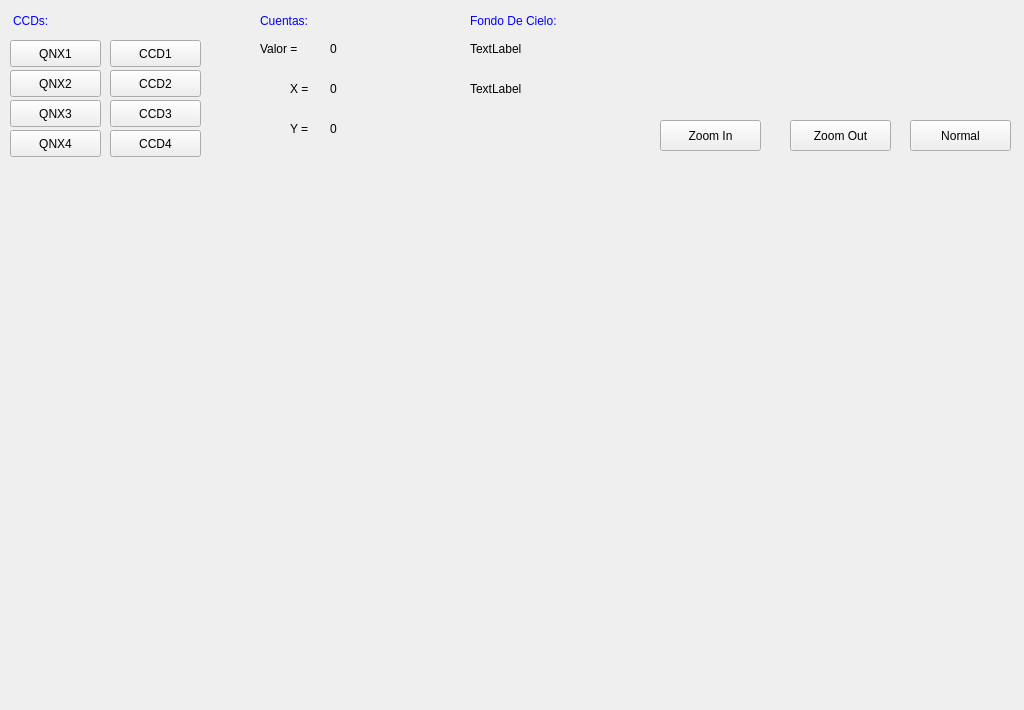
<?xml version="1.0" encoding="UTF-8"?>
<ui version="4.0">
 <class>Visualizador</class>
 <widget class="QWidget" name="Visualizador">
  <property name="geometry">
   <rect>
    <x>0</x>
    <y>0</y>
    <width>1024</width>
    <height>710</height>
   </rect>
  </property>
  <property name="minimumSize">
   <size>
    <width>1024</width>
    <height>710</height>
   </size>
  </property>
  <property name="maximumSize">
   <size>
    <width>1024</width>
    <height>710</height>
   </size>
  </property>
  <property name="windowTitle">
   <string>Form</string>
  </property>
  <widget class="QPushButton" name="pushButton">
   <property name="geometry">
    <rect>
     <x>660</x>
     <y>120</y>
     <width>101</width>
     <height>31</height>
    </rect>
   </property>
   <property name="text">
    <string>Zoom In</string>
   </property>
  </widget>
  <widget class="QPushButton" name="pushButton_2">
   <property name="geometry">
    <rect>
     <x>790</x>
     <y>120</y>
     <width>101</width>
     <height>31</height>
    </rect>
   </property>
   <property name="text">
    <string>Zoom Out</string>
   </property>
  </widget>
  <widget class="QPushButton" name="pushButton_3">
   <property name="geometry">
    <rect>
     <x>910</x>
     <y>120</y>
     <width>101</width>
     <height>31</height>
    </rect>
   </property>
   <property name="text">
    <string>Normal</string>
   </property>
  </widget>
  <widget class="QLabel" name="labelCcds">
   <property name="geometry">
    <rect>
     <x>13</x>
     <y>10</y>
     <width>81</width>
     <height>21</height>
    </rect>
   </property>
   <property name="styleSheet">
    <string notr="true">color: rgb(0, 0, 255);</string>
   </property>
   <property name="text">
    <string>CCDs:</string>
   </property>
  </widget>
  <widget class="QLabel" name="labelCuentas">
   <property name="geometry">
    <rect>
     <x>260</x>
     <y>10</y>
     <width>81</width>
     <height>21</height>
    </rect>
   </property>
   <property name="styleSheet">
    <string notr="true">color: rgb(0, 0, 255);</string>
   </property>
   <property name="text">
    <string>Cuentas:</string>
   </property>
  </widget>
  <widget class="QLabel" name="labelFondoCielo">
   <property name="geometry">
    <rect>
     <x>470</x>
     <y>10</y>
     <width>131</width>
     <height>21</height>
    </rect>
   </property>
   <property name="styleSheet">
    <string notr="true">color: rgb(0, 0, 255);</string>
   </property>
   <property name="text">
    <string>Fondo De Cielo:</string>
   </property>
  </widget>
  <widget class="QPushButton" name="pushButtonQnx1">
   <property name="geometry">
    <rect>
     <x>10</x>
     <y>40</y>
     <width>91</width>
     <height>27</height>
    </rect>
   </property>
   <property name="text">
    <string>QNX1</string>
   </property>
  </widget>
  <widget class="QPushButton" name="pushButtonQnx2">
   <property name="geometry">
    <rect>
     <x>10</x>
     <y>70</y>
     <width>91</width>
     <height>27</height>
    </rect>
   </property>
   <property name="text">
    <string>QNX2</string>
   </property>
  </widget>
  <widget class="QPushButton" name="pushButtonQnx3">
   <property name="geometry">
    <rect>
     <x>10</x>
     <y>100</y>
     <width>91</width>
     <height>27</height>
    </rect>
   </property>
   <property name="text">
    <string>QNX3</string>
   </property>
  </widget>
  <widget class="QPushButton" name="pushButtonQnx4">
   <property name="geometry">
    <rect>
     <x>10</x>
     <y>130</y>
     <width>91</width>
     <height>27</height>
    </rect>
   </property>
   <property name="text">
    <string>QNX4</string>
   </property>
  </widget>
  <widget class="QPushButton" name="pushButtonCcd4">
   <property name="geometry">
    <rect>
     <x>110</x>
     <y>130</y>
     <width>91</width>
     <height>27</height>
    </rect>
   </property>
   <property name="text">
    <string>CCD4</string>
   </property>
  </widget>
  <widget class="QPushButton" name="pushButtonCcd1">
   <property name="geometry">
    <rect>
     <x>110</x>
     <y>40</y>
     <width>91</width>
     <height>27</height>
    </rect>
   </property>
   <property name="text">
    <string>CCD1</string>
   </property>
  </widget>
  <widget class="QPushButton" name="pushButtonCcd2">
   <property name="geometry">
    <rect>
     <x>110</x>
     <y>70</y>
     <width>91</width>
     <height>27</height>
    </rect>
   </property>
   <property name="text">
    <string>CCD2</string>
   </property>
  </widget>
  <widget class="QPushButton" name="pushButtonCcd3">
   <property name="geometry">
    <rect>
     <x>110</x>
     <y>100</y>
     <width>91</width>
     <height>27</height>
    </rect>
   </property>
   <property name="text">
    <string>CCD3</string>
   </property>
  </widget>
  <widget class="QLabel" name="labelValor">
   <property name="geometry">
    <rect>
     <x>260</x>
     <y>40</y>
     <width>61</width>
     <height>17</height>
    </rect>
   </property>
   <property name="text">
    <string>Valor = </string>
   </property>
  </widget>
  <widget class="QLabel" name="labelValorX">
   <property name="geometry">
    <rect>
     <x>290</x>
     <y>80</y>
     <width>41</width>
     <height>17</height>
    </rect>
   </property>
   <property name="text">
    <string>X = </string>
   </property>
  </widget>
  <widget class="QLabel" name="labelValorY">
   <property name="geometry">
    <rect>
     <x>290</x>
     <y>120</y>
     <width>41</width>
     <height>17</height>
    </rect>
   </property>
   <property name="text">
    <string>Y = </string>
   </property>
  </widget>
  <widget class="QLabel" name="labelMu">
   <property name="geometry">
    <rect>
     <x>470</x>
     <y>40</y>
     <width>67</width>
     <height>17</height>
    </rect>
   </property>
   <property name="text">
    <string>TextLabel</string>
   </property>
  </widget>
  <widget class="QLabel" name="labelSigma">
   <property name="geometry">
    <rect>
     <x>470</x>
     <y>80</y>
     <width>67</width>
     <height>17</height>
    </rect>
   </property>
   <property name="text">
    <string>TextLabel</string>
   </property>
  </widget>
  <widget class="QLabel" name="labelValorEdit">
   <property name="geometry">
    <rect>
     <x>330</x>
     <y>40</y>
     <width>41</width>
     <height>17</height>
    </rect>
   </property>
   <property name="text">
    <string>0</string>
   </property>
  </widget>
  <widget class="QLabel" name="labelValorXEdit">
   <property name="geometry">
    <rect>
     <x>330</x>
     <y>80</y>
     <width>41</width>
     <height>17</height>
    </rect>
   </property>
   <property name="text">
    <string>0</string>
   </property>
  </widget>
  <widget class="QLabel" name="labelValorYEdit">
   <property name="geometry">
    <rect>
     <x>330</x>
     <y>120</y>
     <width>41</width>
     <height>17</height>
    </rect>
   </property>
   <property name="text">
    <string>0</string>
   </property>
  </widget>
 </widget>
 <resources/>
 <connections/>
</ui>
